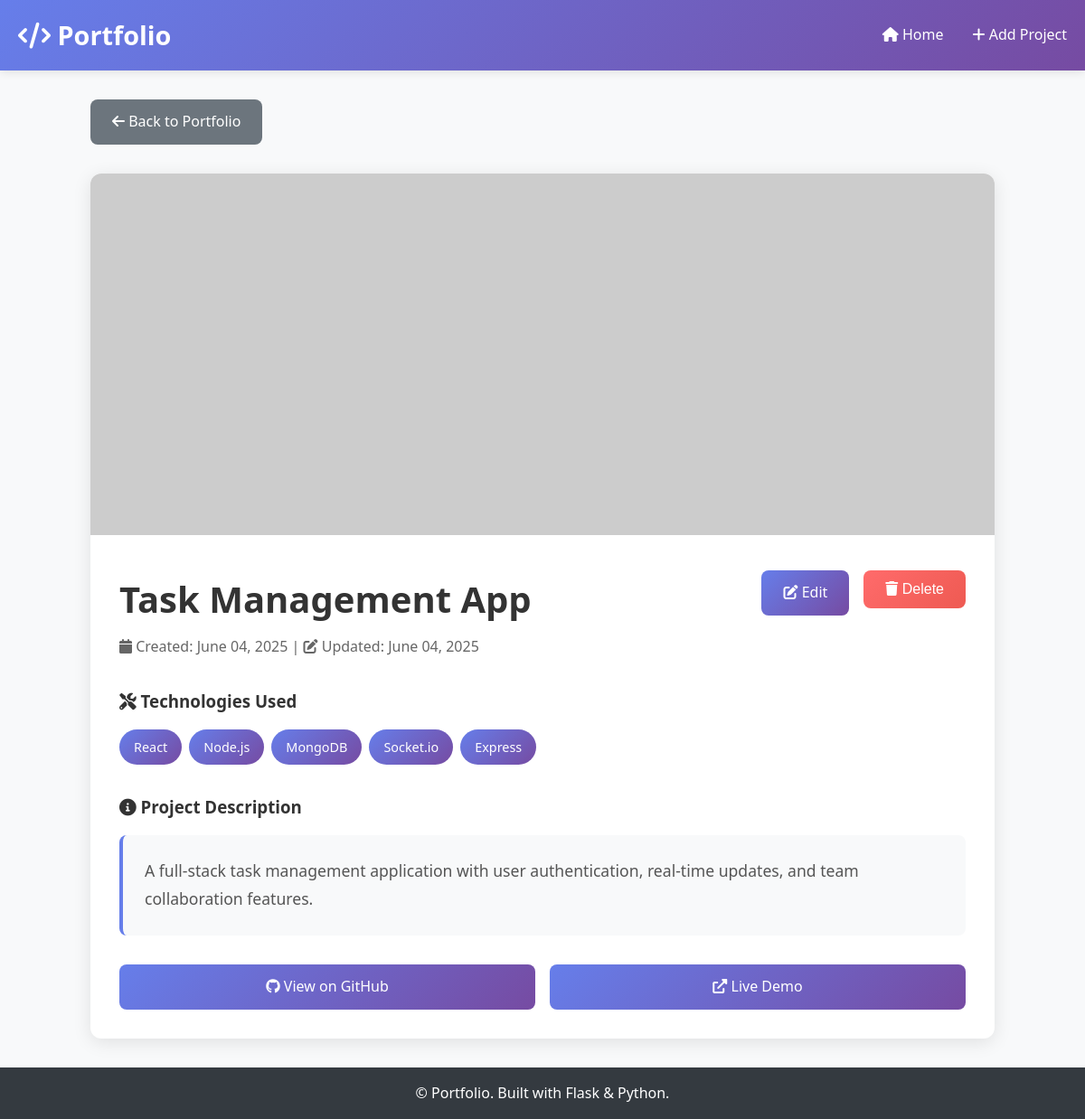
Before: /project/3 with the older database file.
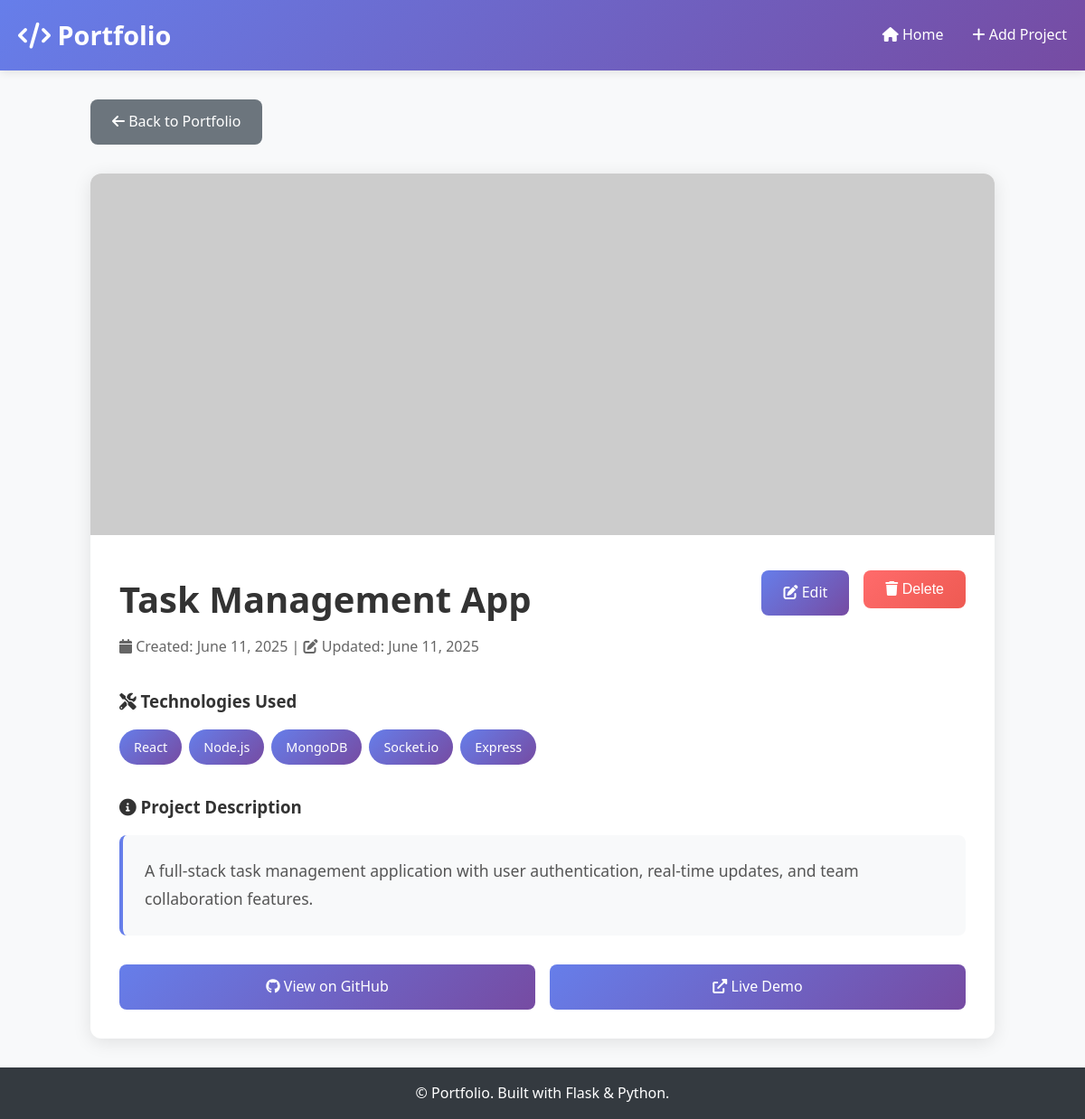
After: the same page with the newer database file.
### models.py (models this page shows, shortened)
class Project(db.Model):
    __tablename__ = 'projects'
    id = db.Column(db.Integer, primary_key=True)
    title = db.Column(db.String(100), nullable=False)
    description = db.Column(db.Text, nullable=False)
    github_url = db.Column(db.String(200))
    demo_url = db.Column(db.String(200))
    image_url = db.Column(db.String(200))
    created_at = db.Column(db.DateTime, default=datetime.utcnow)
    updated_at = db.Column(db.DateTime, default=datetime.utcnow, onupdate=datetime.utcnow)
    technologies = db.relationship('Technology', backref='project', lazy=True, cascade='all, delete-orphan')
    demo_media = db.relationship('Demo', backref='project', lazy=True, cascade='all, delete-orphan')

### app.py (the view)
@app.route('/project/<int:project_id>')
def project_detail(project_id):
    project = Project.query.get_or_404(project_id)
    return render_template('project_detail.html', project=project)

### templates/project_detail.html (shortened to what the changed rows need)
{% extends "base.html" %}
{% block content %}
<div style="max-width: 1000px; margin: 0 auto;">
    <div class="card">
        <div class="card-body" style="padding: 2rem;">
            <div style="display: flex; justify-content: space-between; align-items: start; margin-bottom: 2rem; flex-wrap: wrap; gap: 1rem;">
                <div>
                    <h1 style="font-size: 2.5rem; margin-bottom: 0.5rem; color: #333;">{{ project.title }}</h1>
                    <p style="color: #666; font-size: 1rem;">
                        <i class="fas fa-calendar"></i> Created: {{ project.created_at.strftime('%B %d, %Y') }}
                        {% if project.updated_at != project.created_at %}
                            | <i class="fas fa-edit"></i> Updated: {{ project.updated_at.strftime('%B %d, %Y') }}
                        {% endif %}
                    </p>
                </div>
            </div>
            <div style="margin-bottom: 2rem;">
                <div style="background: #f8f9fa; padding: 1.5rem; border-radius: 8px; border-left: 4px solid #667eea;">
                    <p style="color: #555; line-height: 1.8; font-size: 1.1rem; white-space: pre-line;">{{ project.description }}</p>
                </div>
            </div>
        </div>
    </div>
</div>
{% endblock %}

Changed rows visible on the page:
changed Project "Task Management App": created_at "June 04, 2025" → "June 11, 2025"; updated_at "June 04, 2025" → "June 11, 2025"
